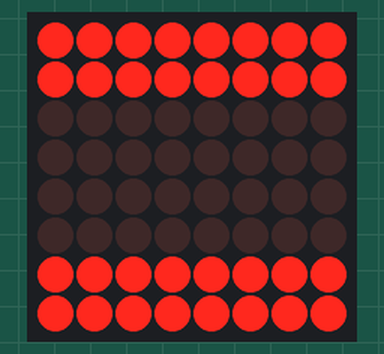
This sketch was run on a simulated Arduino Uno, built with avr-gcc and run on an emulated ATmega328P. On the bench: 8×8 LED matrix.

Above: at 7.0 s.
At 8.1 s:
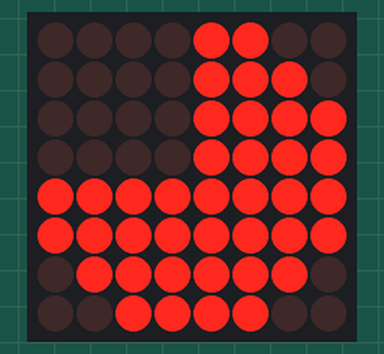
At 9.1 s:
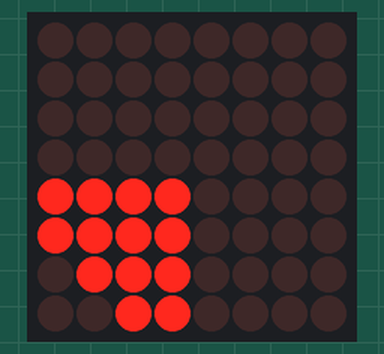
At 20.1 s:
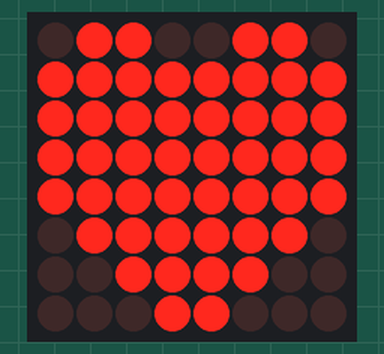
At 28.4 s:
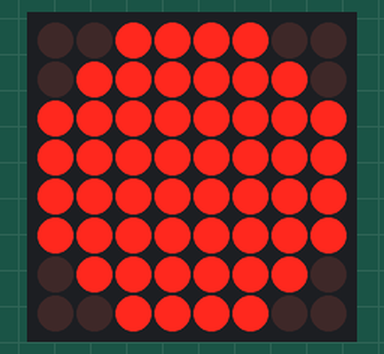
At 35.9 s:
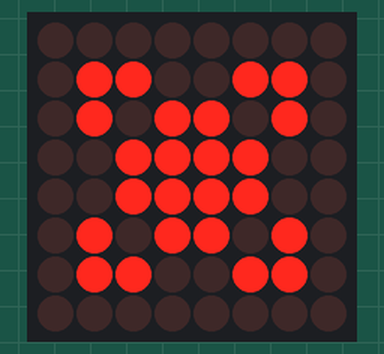

Measured:
- what the display in image 0 shows lasts 0.5 s, from 7.0 s to 7.5 s
- what the display in image 1 shows lasts 0.5 s, from 8.0 s to 8.5 s
- what the display in image 3 shows lasts 0.4 s, from 19.9 s to 20.3 s
- what the display in image 5 shows lasts 2.2 s, from 35.8 s to 38.0 s

The sketch:

L7_2.ino
```cpp
#include "LedControl.h" //  need the library
const int dinPin = 12;
const int clockPin = 11;
const int loadPin = 10;
const int rows = 8;
const int cols = 8;
LedControl lc = LedControl(dinPin, clockPin, loadPin, 1); //DIN, CLK, LOAD, No. DRIVER

const int n = 8;

void setup()
{
  // the zero refers to the MAX7219 number, it is zero for 1 chip
  lc.shutdown(0, false); // turn off power saving, enables display
  lc.setIntensity(0, 2); // sets brightness (0~15 possible values)
  lc.clearDisplay(0);// clear screen
}
void loop()
{
  //some animations
  road();
  delay(500);
  lc.clearDisplay(0);
  bread(); //or pizza
  delay(2000);
  lc.clearDisplay(0);
  flower();
  delay(2000);
  lc.clearDisplay(0);
  heart();
  delay(400);
  lc.clearDisplay(0);
  delay(500);
  heart();
  delay(400);
  lc.clearDisplay(0);
  delay(500);
  heart();
  delay(400);
  lc.clearDisplay(0);
  delay(500);
  heart();
  delay(400);
  lc.clearDisplay(0);
  delay(500);
}

//ROAD
void road()
{
  int i = 0, j = 0;
  for (j = 0; j < n; j++)
  {
    lc.setLed(0, 0, j, true);
    lc.setLed(0, 1, j, true);
    lc.setLed(0, 6, j, true);
    lc.setLed(0, 7, j, true);
  }

  for (i = 0; i <= n; i++)
    for (j = 0; j < n + 3; j++)
    {
      lc.setLed(0, 3, j - 3, false);
      lc.setLed(0, 4, j - 3, false);
      lc.setLed(0, 3, j - 2, true);
      lc.setLed(0, 4, j - 2, true);
      lc.setLed(0, 3, j - 1, true);
      lc.setLed(0, 4, j - 1, true);
      lc.setLed(0, 3, j, true);
      lc.setLed(0, 4, j, true);
      delay(70);
    }
}


//BREAD
void bread()
{
  int i = 0, j = 0;
  for (i = 0; i < n; i++)
    for (j = 0; j < n; j++)
      if ((i + j + 1) < 2 * (n - 1) && (i + j) > 1 && !(j >= (n - 2) && i <= 1 && (j - i) >= n - 2) && !(i >= (n - 2) && j <= 1 && (i - j) >= n - 2))
        lc.setLed(0, i, j, true);
  delay(500);

  for (i = 0; i < n / 2; i++) {
    for (j = 0; j < n / 2; j++)
    {
      lc.setLed(0, i, j, false);
    }
  }
  delay(500);

  for (i = 0; i < n / 2; i++) {
    for (j = 0; j < n / 2 + 1; j++)
    {
      lc.setLed(0, i, n - j, false);
    }
  }
  delay(500);

  for (i = 0; i < n / 2 + 1; i++) {
    for (j = 0; j < n / 2 + 1; j++)
    {
      lc.setLed(0, n - i, n - j, false);
    }
  }
  delay(500);

  for (i = 0; i < n / 2 + 1; i++) {
    for (j = 0; j < n / 2 + 1; j++)
    {
      lc.setLed(0, n - i, j, false);
    }
  }
}

//FLOWER
void flower()
{
  for (int i = 3; i >= 1; i--) {
    for (int j = 3; j >= 1; j--) {
      if ((i + j) != 4)
      {
        lc.setLed(0, i, j, true);
        delay(150);
        lc.setLed(0, n - i - 1, n - j - 1, true);
        delay(150);
        lc.setLed(0, n - i - 1, j, true);
        delay(150);
        lc.setLed(0, i, n - j - 1, true);
        delay(150);
      }
    }
  }
}

//HEART
void heart()
{
  for (int i = 0; i < n; i++) {
    for (int j = 0; j < n / 2; j++) {
      if (
        (i == 0 && (j == 0 || j == 3)) ||
        (i == 5 &&  j == 0) ||
        (i == 6 && (j == 0 || j == 1)) ||
        (i == 7 && (j == 0 || j == 1 || j == 2))
      )
      {
        lc.setLed(0, i, j, false);
        lc.setLed(0, i, n - j - 1, false);
      }

      else
      {
        lc.setLed(0, i, j, true);
        lc.setLed(0, i, n - j - 1, true);
      }
    }
  }
}
```
